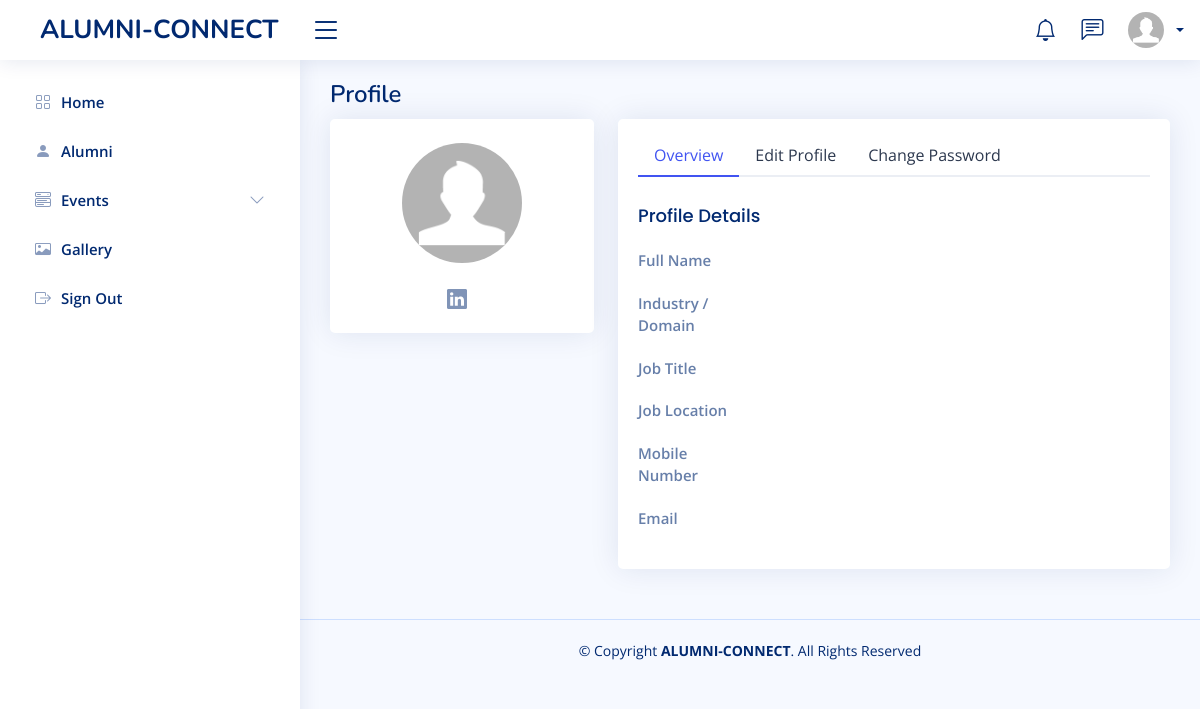
Page /alumnis/alumniProfile/ (signed in) on the earlier database version.
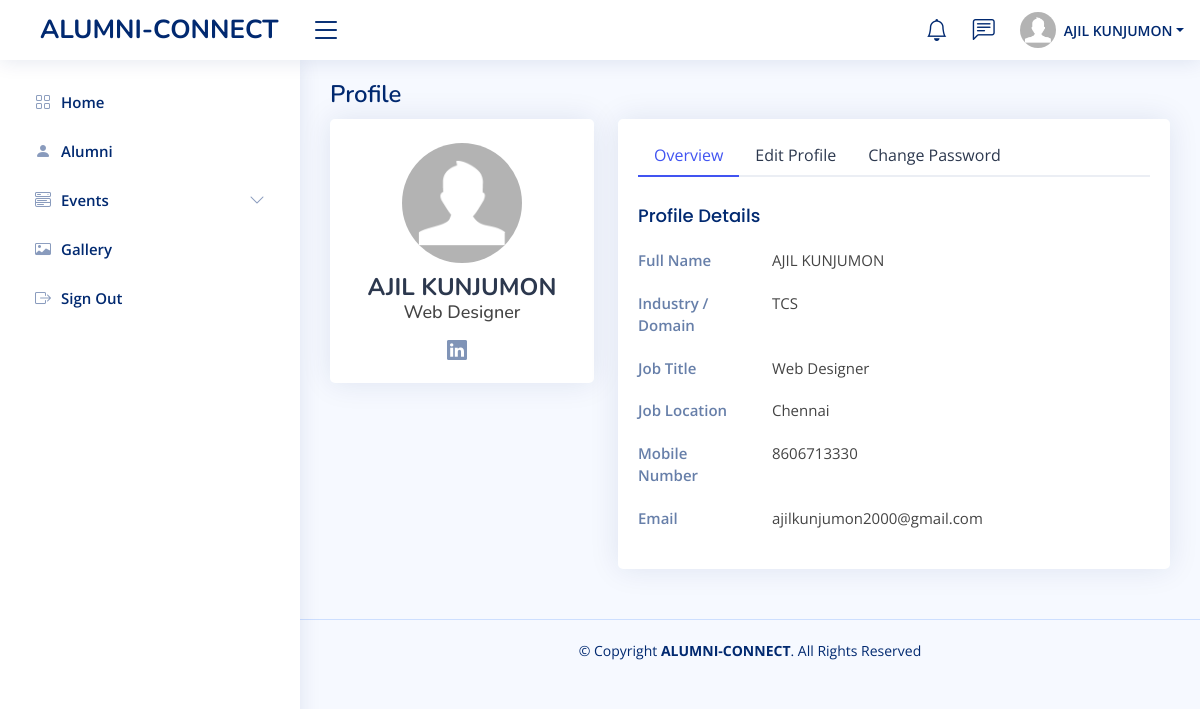
Same page on the later database version.
### alumnis/models.py (models this page shows)
class Alumnis(models.Model):
  fname = models.CharField(max_length=255,default="")
  lname = models.CharField(max_length=255,default="")
  email = models.CharField(max_length=255,primary_key=True)
  branch = models.CharField(max_length=255,default="")
  yoa = models.IntegerField(default=0)
  mobile = models.IntegerField(default=0)
  password = models.CharField(max_length=255)
  otp = models.IntegerField(default=0)
  verified = models.IntegerField(default=0)
  profile = models.IntegerField(default=0)

class AlumniProfile(models.Model):
  email = models.CharField(max_length=255,primary_key=True)
  specialization = models.CharField(max_length=255,default="")
  linkedID = models.CharField(max_length=255,default="")
  industry = models.CharField(max_length=255,default="")
  position = models.CharField(max_length=255,default="")
  location = models.CharField(max_length=255,default="")
  gf = models.IntegerField(default=0)
  cs = models.IntegerField(default=0)
  fi = models.IntegerField(default=0)
  research = models.IntegerField(default=0)
  fdp = models.IntegerField(default=0)
  mdp = models.IntegerField(default=0)
  iv = models.IntegerField(default=0)
  buddySys = models.IntegerField(default=0)
  consulting = models.IntegerField(default=0)
  sip = models.IntegerField(default=0)
  placements = models.IntegerField(default=0)
  ic = models.IntegerField(default=0)
  lps = models.IntegerField(default=0)
  csr = models.IntegerField(default=0)
  ssp = models.IntegerField(default=0)
  se = models.IntegerField(default=0)

### alumnis/views.py (the view)
# urls.py: path('alumniProfile/', views.alumniProfile, name='alumniProfile'),
def alumniProfile(request):
  if 'email' in request.session:
    a=request.session.get('email')
    pic = AlumniProPic.objects.filter(email=a).values()
    user = Alumnis.objects.filter(email=a).values()
    alumniDetails = AlumniProfile.objects.filter(email=a).values()
    template = loader.get_template('alumniProfile.html')
    context = {
    'myalumnis': user,'details':alumniDetails,'pic' : pic,
  }
    return HttpResponse(template.render(context, request))
  else:
    return redirect('index')

### alumnis/templates/alumniProfile.html (shortened to what this page needs)
<!DOCTYPE html>
<html lang="en">
<head>
    {% load static %}
  <link href="{% static 'assets2/vendor/bootstrap/css/bootstrap.min.css' %}" rel="stylesheet">
  <link href="{% static 'assets2/vendor/bootstrap-icons/bootstrap-icons.css' %}" rel="stylesheet">
  <link href="{% static 'assets2/vendor/boxicons/css/boxicons.min.css' %}" rel="stylesheet">
  <link href="{% static 'assets2/vendor/quill/quill.snow.css' %}" rel="stylesheet">
  <link href="{% static 'assets2/vendor/quill/quill.bubble.css' %}" rel="stylesheet">
  <link href="{% static 'assets2/vendor/remixicon/remixicon.css' %}" rel="stylesheet">
  <link href="{% static 'assets2/vendor/simple-datatables/style.css' %}" rel="stylesheet">
  <link href="{% static 'assets2/css/style.css' %}" rel="stylesheet">
</head>
<body>
    {% include 'alumniHeader.html' %}
    {% include 'alumniSidebar.html' %}
  <main id="main" class="main">
    <div class="pagetitle">
      <h1>Profile</h1>
    </div>
    <section class="section profile">
      <div class="row">
        <div class="col-xl-4">
          <div class="card">
            <div class="card-body profile-card pt-4 d-flex flex-column align-items-center">
              {% if pic.0.proPic %}
                <img src="{% static 'media/' %}{{ pic.0.proPic }}"  alt="Profile" class="rounded-circle">
              {% else %}
                <img src="{% static 'assets2/img/profile-img.jpg' %}" alt="Profile" class="rounded-circle">
              {% endif %}
              <h2>{{ myalumnis.0.fname }} {{ myalumnis.0.lname }}</h2>
              <h3>{{ details.0.position }}</h3>
              <div class="social-links mt-2">
                <a href="{{ details.0.linkedID }}" target="_blank" class="linkedin"><i class="bi bi-linkedin"></i></a>
              </div>
            </div>
          </div>
        </div>
        <div class="col-xl-8">
          <div class="card">
            <div class="card-body pt-3">
              <ul class="nav nav-tabs nav-tabs-bordered">
                <li class="nav-item">
                  <button class="nav-link active" data-bs-toggle="tab" data-bs-target="#profile-overview">Overview</button>
                </li>
                <li class="nav-item">
                  <button class="nav-link" data-bs-toggle="tab" data-bs-target="#profile-edit">Edit Profile</button>
                </li>
                <li class="nav-item">
                  <button class="nav-link" data-bs-toggle="tab" data-bs-target="#profile-change-password">Change Password</button>
                </li>
              </ul>
              <div class="tab-content pt-2">
                <div class="tab-pane fade show active profile-overview" id="profile-overview">
                  <h5 class="card-title">Profile Details</h5>
                  <div class="row">
                    <div class="col-lg-3 col-md-4 label ">Full Name</div>
                    <div class="col-lg-9 col-md-8">{{ myalumnis.0.fname }} {{ myalumnis.0.lname }}</div>
                  </div>
                  <div class="row">
                    <div class="col-lg-3 col-md-4 label">Industry / Domain</div>
                    <div class="col-lg-9 col-md-8">{{ details.0.industry }}</div>
                  </div>
                  <div class="row">
                    <div class="col-lg-3 col-md-4 label">Job Title</div>
                    <div class="col-lg-9 col-md-8">{{ details.0.position }}</div>
                  </div>
                  <div class="row">
                    <div class="col-lg-3 col-md-4 label">Job Location</div>
                    <div class="col-lg-9 col-md-8">{{ details.0.location }}</div>
                  </div>
                  <div class="row">
                    <div class="col-lg-3 col-md-4 label">Mobile Number</div>
                    <div class="col-lg-9 col-md-8">{{ myalumnis.0.mobile }}</div>
                  </div>
                  <div class="row">
                    <div class="col-lg-3 col-md-4 label">Email</div>
                    <div class="col-lg-9 col-md-8">{{ myalumnis.0.email }}</div>
                  </div>
                </div>
              </div>
            </div>
          </div>
        </div>
      </div>
    </section>
  </main>
  <footer id="footer" class="footer">
    <div class="copyright">
      &copy; Copyright <strong><span>ALUMNI-CONNECT</span></strong>. All Rights Reserved
    </div>
  </footer>
</body>
</html>

### alumnis/templates/alumniHeader.html (shortened to what this page needs)
{% load static %}
<header id="header" class="header fixed-top d-flex align-items-center">
    <div class="d-flex align-items-center justify-content-between">
      <a href="../" class="logo d-flex align-items-center">
        <span class="d-none d-lg-block" style="margin-left:20px;">ALUMNI-CONNECT</span>
      </a>
      <i class="bi bi-list toggle-sidebar-btn"></i>
    </div>
    <nav class="header-nav ms-auto">
      <ul class="d-flex align-items-center">
        <li class="nav-item dropdown">
          <a class="nav-link nav-icon" href="#" data-bs-toggle="dropdown">
            <i class="bi bi-bell"></i>
          </a>
        </li>
        <li class="nav-item dropdown">
          <a class="nav-link nav-icon" href="#" data-bs-toggle="dropdown">
            <i class="bi bi-chat-left-text"></i>
          </a>
        </li>
        <li class="nav-item dropdown pe-3">
          <a class="nav-link nav-profile d-flex align-items-center pe-0" href="#" data-bs-toggle="dropdown">
            {% if pic.0.proPic %}
              <img src="{% static 'media/' %}{{ pic.0.proPic }}"  alt="Profile" class="rounded-circle">
            {% else %}
              <img src="{% static 'assets2/img/profile-img.jpg' %}" alt="Profile" class="rounded-circle">
            {% endif %}
            <span class="d-none d-md-block dropdown-toggle ps-2">{{ myalumnis.0.fname }} {{ myalumnis.0.lname }}</span>
          </a>
        </li>
      </ul>
    </nav>
  </header>

### alumnis/templates/alumniSidebar.html (shortened to what this page needs)
{% load static %}
<aside id="sidebar" class="sidebar">
    <ul class="sidebar-nav" id="sidebar-nav">
      <li class="nav-item">
        <a class="nav-link collapsed" href="../alumniView">
          <i class="bi bi-grid"></i>
          <span>Home</span>
        </a>
      </li>
      <li class="nav-item">
        <a class="nav-link collapsed" href="../alumniList">
          <i class="bi bi-person-fill"></i>
          <span>Alumni</span>
        </a>
      </li>
      <li class="nav-item">
        <a class="nav-link collapsed" data-bs-target="#components-nav" data-bs-toggle="collapse" href="#">
          <i class="bi bi-menu-button-wide"></i><span>Events</span><i class="bi bi-chevron-down ms-auto"></i>
        </a>
      </li>
      <li class="nav-item">
        <a class="nav-link collapsed" href="../alumniGallery">
          <i class="bi bi-card-image"></i>
          <span>Gallery</span>
        </a>
      </li>
      <li class="nav-item">
        <a class="nav-link collapsed" data-bs-toggle="modal" data-bs-target="#signout">
          <i class="bi bi-box-arrow-right"></i>
          <span>Sign Out</span>
        </a>
      </li>
    </ul>
  </aside>

### alumnis/static/assets2/css/style.css (style rules this page uses)
:root { scroll-behavior: smooth; }
body { font-family: "Open Sans", sans-serif; background: #f6f9ff; color: #444444; }
a { color: #4154f1; text-decoration: none; }
h1, h2, h3, h4, h5, h6 { font-family: "Nunito", sans-serif; }
#main { margin-top: 60px; padding: 20px 30px; transition: all 0.3s; }
.pagetitle { margin-bottom: 10px; }
.pagetitle h1 { font-size: 24px; margin-bottom: 0; font-weight: 600; color: #012970; }
.card { margin-bottom: 30px; border: none; border-radius: 5px; box-shadow: 0px 0 30px rgba(1, 41, 112, 0.1); }
.card-title { padding: 20px 0 15px 0; font-size: 18px; font-weight: 500; color: #012970; font-family: "Poppins", sans-serif; }
.card-body { padding: 0 20px 20px 20px; }
.nav-tabs-bordered { border-bottom: 2px solid #ebeef4; }
.nav-tabs-bordered .nav-link { margin-bottom: -2px; border: none; color: #2c384e; }
.nav-tabs-bordered .nav-link.active { background-color: #fff; color: #4154f1; border-bottom: 2px solid #4154f1; }
.logo { line-height: 1; }
@media (min-width: 1200px) { .logo { width: 280px; } }
.logo span { font-size: 26px; font-weight: 700; color: #012970; font-family: "Nunito", sans-serif; }
.header { transition: all 0.5s; z-index: 997; height: 60px; box-shadow: 0px 2px 20px rgba(1, 41, 112, 0.1); background-color: #fff; padding-left: 20px; }
.header .toggle-sidebar-btn { font-size: 32px; padding-left: 10px; cursor: pointer; color: #012970; }
.header-nav ul { list-style: none; }
.header-nav>ul { margin: 0; padding: 0; }
.header-nav .nav-icon { font-size: 22px; color: #012970; margin-right: 25px; position: relative; }
.header-nav .nav-profile { color: #012970; }
.header-nav .nav-profile img { max-height: 36px; }
.header-nav .nav-profile span { font-size: 14px; font-weight: 600; }
.sidebar { position: fixed; top: 60px; left: 0; bottom: 0; width: 300px; z-index: 996; transition: all 0.3s; padding: 20px; overflow-y: auto; scrollbar-width: thin; scrollbar-color: #aab7cf transparent; box-shadow: 0px 0px 20px rgba(1, 41, 112, 0.1); background-color: #fff; }
@media (min-width: 1200px) { #main, #footer { margin-left: 300px; } }
.sidebar-nav { padding: 0; margin: 0; list-style: none; }
.sidebar-nav li { padding: 0; margin: 0; list-style: none; }
.sidebar-nav .nav-item { margin-bottom: 5px; }
.sidebar-nav .nav-link { display: flex; align-items: center; font-size: 15px; font-weight: 600; color: #4154f1; transition: 0.3; background: #f6f9ff; padding: 10px 15px; border-radius: 4px; }
.sidebar-nav .nav-link i { font-size: 16px; margin-right: 10px; color: #4154f1; }
.sidebar-nav .nav-link.collapsed { color: #012970; background: #fff; }
.sidebar-nav .nav-link.collapsed i { color: #899bbd; }
.sidebar-nav .nav-link .bi-chevron-down { margin-right: 0; transition: transform 0.2s ease-in-out; }
.profile .profile-card img { max-width: 120px; }
.profile .profile-card h2 { font-size: 24px; font-weight: 700; color: #2c384e; margin: 10px 0 0 0; }
.profile .profile-card h3 { font-size: 18px; }
.profile .profile-card .social-links a { font-size: 20px; display: inline-block; color: rgba(1, 41, 112, 0.5); line-height: 0; margin-right: 10px; transition: 0.3s; }
.profile .profile-overview .row { margin-bottom: 20px; font-size: 15px; }
.profile .profile-overview .card-title { color: #012970; }
.profile .profile-overview .label { font-weight: 600; color: rgba(1, 41, 112, 0.6); }
.footer { padding: 20px 0; font-size: 14px; transition: all 0.3s; border-top: 1px solid #cddfff; }
.footer .copyright { text-align: center; color: #012970; }

Differences in the rows shown:
added Alumnis: fname "AJIL", lname "KUNJUMON", email "ajilkunjumon2000@gmail.com"
added AlumniProfile: position "Web Designer", industry "TCS", location "Chennai"
Other differences:
{{ myalumnis.0.mobile }}: (not shown) → "8606713330"
